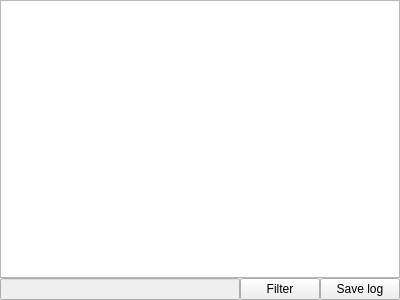
<?xml version="1.0" encoding="UTF-8"?>
<ui version="4.0">
 <class>XmlConsole</class>
 <widget class="QWidget" name="XmlConsole">
  <property name="geometry">
   <rect>
    <x>0</x>
    <y>0</y>
    <width>400</width>
    <height>300</height>
   </rect>
  </property>
  <property name="windowTitle">
   <string>Xml stream console</string>
  </property>
  <layout class="QGridLayout" name="gridLayout">
   <property name="margin">
    <number>0</number>
   </property>
   <property name="spacing">
    <number>0</number>
   </property>
   <item row="1" column="0">
    <widget class="QLineEdit" name="lineEdit">
     <property name="enabled">
      <bool>false</bool>
     </property>
    </widget>
   </item>
   <item row="1" column="1">
    <widget class="QPushButton" name="filterButton">
     <property name="text">
      <string>Filter</string>
     </property>
    </widget>
   </item>
   <item row="0" column="0" colspan="3">
    <widget class="QPlainTextEdit" name="xmlBrowser"/>
   </item>
   <item row="1" column="2">
    <widget class="QPushButton" name="saveButton">
     <property name="text">
      <string>Save log</string>
     </property>
    </widget>
   </item>
  </layout>
 </widget>
 <resources/>
 <connections/>
</ui>
